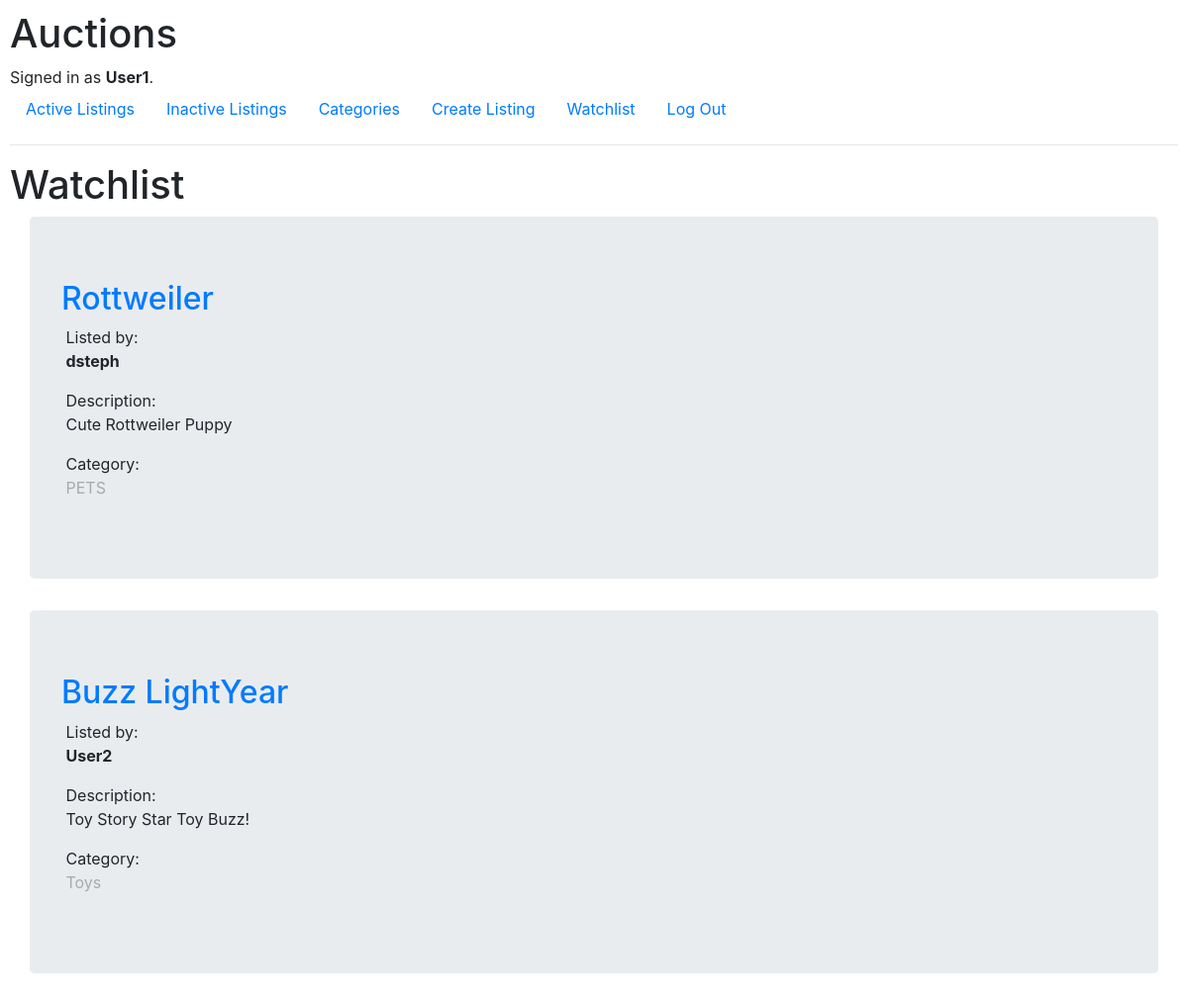
Page /watchlist (signed in) on the committed database.
### auctions/models.py (models this page shows, shortened)
class User(AbstractUser):
    pass

class Watchlist(models.Model):
    user = models.ForeignKey(User, on_delete = models.CASCADE, blank = False)
    listing = models.ForeignKey(Listing, on_delete = models.CASCADE, blank = False)

class Listing(models.Model):
    title = models.CharField(max_length = 64)
    description = models.TextField()
    starting_bid = models.FloatField(validators = [MinValueValidator(1)])
    img_url = models.URLField(blank = True)
    user = models.ForeignKey(User, on_delete = models.CASCADE, related_name = "owner")
    category = models.CharField(blank = True, max_length = 64)
    active = models.BooleanField(blank = False, default = True)
    winner = models.ForeignKey(User, blank = True, on_delete = models.CASCADE, related_name = "new_owner", null = True)

### auctions/views.py (the view)
# urls.py: path("watchlist", views.watchlist, name = "watchlist"),
@login_required
def watchlist(request):
    user = request.user
    wl = Watchlist.objects.filter(user = user)
    return render(request, "auctions/watchlist.html", {
        "watchlist": wl
    })

### auctions/templates/auctions/watchlist.html (shortened to what this page needs)
{% extends "auctions/layout.html" %}
{% block body %}
    <h1>Watchlist</h1>
    {% if watchlist %}
        {% for wl in watchlist %}
            <div class = "container jumbotron">
                <h2><a href="{% url 'listing' wl.listing.id %}">{{wl.listing.title}}</a></h2>
                <div style = "display: inline-block;">
                    Listed by: <p style = "font-weight:bolder">{{wl.listing.user}}</p>
                    Description: <p>{{wl.listing.description}}</p>
                    {% if wl.listing.category %}
                        Category: <p style = "color: darkgray">{{wl.listing.category}}</p>
                    {% endif %}
                </div>
            </div>
        {% endfor %}
        {% else %}
            <center>
                <h2>No Items In Watchlist</h2>
            </center>
    {% endif %}
{% endblock %}

### auctions/templates/auctions/layout.html (shortened to what this page needs)
{% load static %}
<!DOCTYPE html>
<html lang="en">
    <head>
        <link rel="stylesheet" href="https://stackpath.bootstrapcdn.com/bootstrap/4.4.1/css/bootstrap.min.css">
        <link href="{% static 'auctions/styles.css' %}" rel="stylesheet">
    </head>
    <body>
        <h1>Auctions</h1>
        <div>
            {% if user.is_authenticated %}
                Signed in as <strong>{{ user.username }}</strong>.
            {% else %}
                Not signed in.
            {% endif %}
        </div>
        <ul class="nav">
            <li class="nav-item">
                <a class="nav-link" href="{% url 'index' %}">Active Listings</a>
            </li>
            <li class="nav-item">
                <a class="nav-link" href="{% url 'inactive' %}">Inactive Listings</a>
            </li>
            <li class="nav-item">
                <a class="nav-link" href="{% url 'categories' %}">Categories</a>
            </li>
            {% if user.is_authenticated %}
                <li class="nav-item">
                    <a class="nav-link" href="{% url 'create' %}">Create Listing</a>
                </li>
                <li class="nav-item">
                    <a class="nav-link" href="{% url 'watchlist' %}">Watchlist</a>
                </li>
                <li class="nav-item">
                    <a class="nav-link" href="{% url 'logout' %}">Log Out</a>
                </li>
            {% endif %}
        </ul>
        <hr>
        {% block body %}
        {% endblock %}
    </body>
</html>

### auctions/static/auctions/styles.css (style rules this page uses)
body { padding: 10px; }

### rows in the picture
User: username "User1"
Watchlist: listing "Rottweiler", listing.user "dsteph", listing.description "Cute Rottweiler Puppy", listing.category "PETS"
Watchlist: listing "Buzz LightYear", listing.user "User2", listing.description "Toy Story Star Toy Buzz!", listing.category "Toys"
